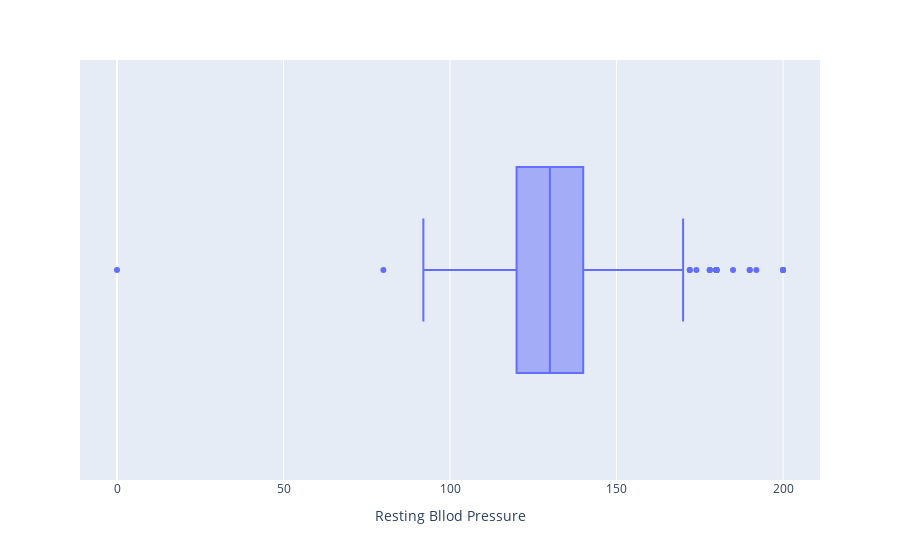

Notebook cell for this chart:
### Code cell
px.box(
    x = df["RestingBP"], 
    labels={"x": "Resting Bllod Pressure"},
)

### Figure 1 — Plotly figure (JSON) as saved in the notebook; plotly's stock layout.template omitted (floating-point values rounded to 4 significant figures; data arrays with more than 128 entries replaced by an {"elided": "..."} marker saying what was removed)
{"data": [{"alignmentgroup": "True", "hovertemplate": "Resting Bllod Pressure=%{x}<extra></extra>", "legendgroup": "", "marker": {"color": "#636efa"}, "name": "", "notched": false, "offsetgroup": "", "orientation": "h", "showlegend": false, "type": "box", "x": {"elided": "918 int values"}, "x0": " ", "xaxis": "x", "y0": " ", "yaxis": "y"}], "layout": {"boxmode": "group", "legend": {"tracegroupgap": 0}, "margin": {"t": 60}, "xaxis": {"anchor": "y", "domain": [0, 1], "title": {"text": "Resting Bllod Pressure"}}, "yaxis": {"anchor": "x", "domain": [0, 1]}}}
